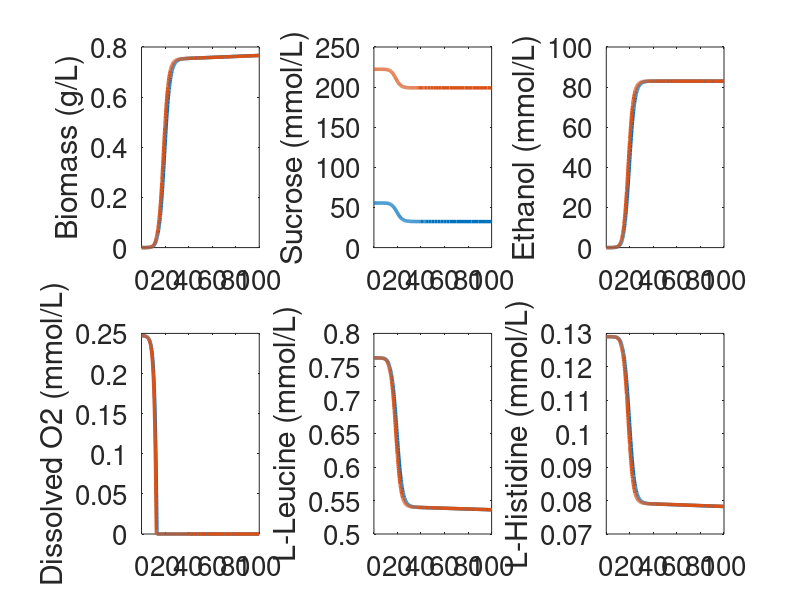
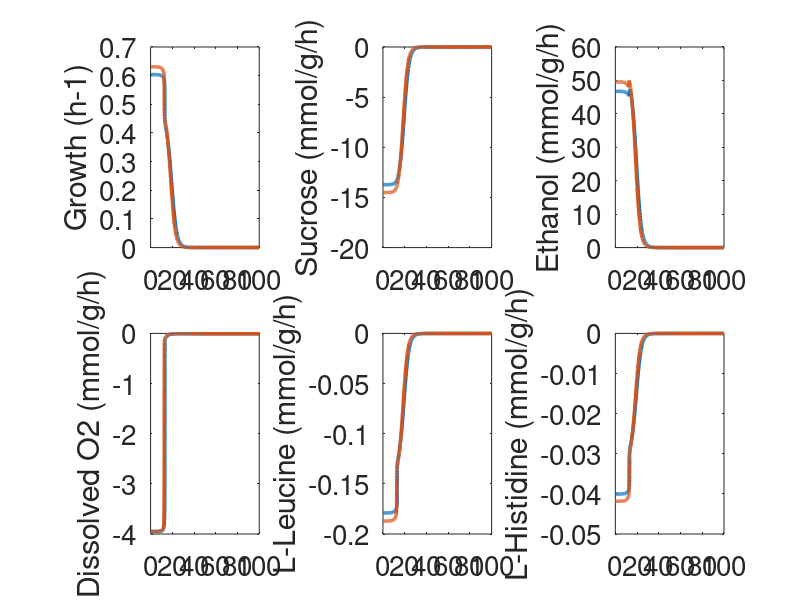

Reproduce these figures in MATLAB, in order.
load data1.mat
load data2.mat

FS = 20;

figure(1)
subplot(2,3,1)
plot(T1,Y1(:,2),'linewidth',2.5);
hold on
plot(T2,Y2(:,2),'linewidth',2.5);
ylabel('Biomass (g/L)');
set(gca,'FontSize',FS);

subplot(2,3,2)
plot(T1,Y1(:,6),'linewidth',2.5);
hold on
plot(T2,Y2(:,6),'linewidth',2.5);
ylabel('Sucrose (mmol/L)');
set(gca,'FontSize',FS);

subplot(2,3,3)
plot(T1,Y1(:,7),'linewidth',2.5);
hold on
plot(T2,Y2(:,7),'linewidth',2.5);
ylabel('Ethanol (mmol/L)');
set(gca,'FontSize',FS);

subplot(2,3,4)
plot(T1,Y1(:,9),'linewidth',2.5);
hold on
plot(T2,Y2(:,9),'linewidth',2.5);
ylabel('Dissolved O2 (mmol/L)');
set(gca,'FontSize',FS);

subplot(2,3,5)
plot(T1,Y1(:,10),'linewidth',2.5);
hold on
plot(T2,Y2(:,10),'linewidth',2.5);
ylabel('L-Leucine (mmol/L)');
set(gca,'FontSize',FS);

subplot(2,3,6)
plot(T1,Y1(:,11),'linewidth',2.5);
hold on
plot(T2,Y2(:,11),'linewidth',2.5);
ylabel('L-Histidine (mmol/L)');
set(gca,'FontSize',FS);

figure(2)
subplot(2,3,1)
plot(T1,flux1(:,9),'linewidth',2.5);
hold on
plot(T2,flux2(:,9),'linewidth',2.5);
ylabel('Growth (h-1)');
set(gca,'FontSize',FS);

subplot(2,3,2)
plot(T1,flux1(:,12),'linewidth',2.5);
hold on
plot(T2,flux2(:,12),'linewidth',2.5);
ylabel('Sucrose (mmol/g/h)');
set(gca,'FontSize',FS);

subplot(2,3,3)
plot(T1,flux1(:,13),'linewidth',2.5);
hold on
plot(T2,flux2(:,13),'linewidth',2.5);
ylabel('Ethanol (mmol/g/h)');
set(gca,'FontSize',FS);

subplot(2,3,4)
plot(T1,flux1(:,14),'linewidth',2.5);
hold on
plot(T2,flux2(:,14),'linewidth',2.5);
ylabel('Dissolved O2 (mmol/g/h)');
set(gca,'FontSize',FS);

subplot(2,3,5)
plot(T1,flux1(:,15),'linewidth',2.5);
hold on
plot(T2,flux2(:,15),'linewidth',2.5);
ylabel('L-Leucine (mmol/g/h)');
set(gca,'FontSize',FS);

subplot(2,3,6)
plot(T1,flux1(:,16),'linewidth',2.5);
hold on
plot(T2,flux2(:,16),'linewidth',2.5);
ylabel('L-Histidine (mmol/g/h)');
set(gca,'FontSize',FS);